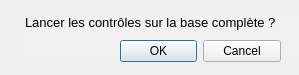
<?xml version="1.0" encoding="UTF-8"?>
<ui version="4.0">
 <class>Dialog</class>
 <widget class="QDialog" name="Dialog">
  <property name="geometry">
   <rect>
    <x>0</x>
    <y>0</y>
    <width>299</width>
    <height>75</height>
   </rect>
  </property>
  <property name="palette">
   <palette>
    <active>
     <colorrole role="Base">
      <brush brushstyle="SolidPattern">
       <color alpha="255">
        <red>240</red>
        <green>240</green>
        <blue>240</blue>
       </color>
      </brush>
     </colorrole>
    </active>
    <inactive>
     <colorrole role="Base">
      <brush brushstyle="SolidPattern">
       <color alpha="255">
        <red>240</red>
        <green>240</green>
        <blue>240</blue>
       </color>
      </brush>
     </colorrole>
    </inactive>
    <disabled>
     <colorrole role="Base">
      <brush brushstyle="SolidPattern">
       <color alpha="255">
        <red>240</red>
        <green>240</green>
        <blue>240</blue>
       </color>
      </brush>
     </colorrole>
    </disabled>
   </palette>
  </property>
  <property name="windowTitle">
   <string>Êtes-vous sur ?</string>
  </property>
  <property name="windowIcon">
   <iconset>
    <normaloff>../resources_img/ign.jpg</normaloff>../resources_img/ign.jpg</iconset>
  </property>
  <widget class="QDialogButtonBox" name="buttonBox">
   <property name="geometry">
    <rect>
     <x>120</x>
     <y>40</y>
     <width>161</width>
     <height>23</height>
    </rect>
   </property>
   <property name="orientation">
    <enum>Qt::Horizontal</enum>
   </property>
   <property name="standardButtons">
    <set>QDialogButtonBox::Cancel|QDialogButtonBox::Ok</set>
   </property>
  </widget>
  <widget class="QTextBrowser" name="textBrowser">
   <property name="geometry">
    <rect>
     <x>21</x>
     <y>11</y>
     <width>311</width>
     <height>51</height>
    </rect>
   </property>
   <property name="frameShape">
    <enum>QFrame::NoFrame</enum>
   </property>
   <property name="frameShadow">
    <enum>QFrame::Raised</enum>
   </property>
   <property name="html">
    <string>&lt;!DOCTYPE HTML PUBLIC &quot;-//W3C//DTD HTML 4.0//EN&quot; &quot;http://www.w3.org/TR/REC-html40/strict.dtd&quot;&gt;
&lt;html&gt;&lt;head&gt;&lt;meta name=&quot;qrichtext&quot; content=&quot;1&quot; /&gt;&lt;style type=&quot;text/css&quot;&gt;
p, li { white-space: pre-wrap; }
&lt;/style&gt;&lt;/head&gt;&lt;body style=&quot; font-family:'MS Shell Dlg 2'; font-size:7.8pt; font-weight:400; font-style:normal;&quot;&gt;
&lt;p style=&quot; margin-top:0px; margin-bottom:0px; margin-left:0px; margin-right:0px; -qt-block-indent:0; text-indent:0px;&quot;&gt;&lt;span style=&quot; font-size:10pt;&quot;&gt;Lancer les contrôles sur la base complète ?&lt;/span&gt;&lt;/p&gt;&lt;/body&gt;&lt;/html&gt;</string>
   </property>
  </widget>
  <zorder>textBrowser</zorder>
  <zorder>buttonBox</zorder>
 </widget>
 <resources/>
 <connections>
  <connection>
   <sender>buttonBox</sender>
   <signal>accepted()</signal>
   <receiver>Dialog</receiver>
   <slot>accept()</slot>
   <hints>
    <hint type="sourcelabel">
     <x>357</x>
     <y>114</y>
    </hint>
    <hint type="destinationlabel">
     <x>157</x>
     <y>214</y>
    </hint>
   </hints>
  </connection>
  <connection>
   <sender>buttonBox</sender>
   <signal>rejected()</signal>
   <receiver>Dialog</receiver>
   <slot>reject()</slot>
   <hints>
    <hint type="sourcelabel">
     <x>357</x>
     <y>120</y>
    </hint>
    <hint type="destinationlabel">
     <x>286</x>
     <y>214</y>
    </hint>
   </hints>
  </connection>
 </connections>
</ui>
